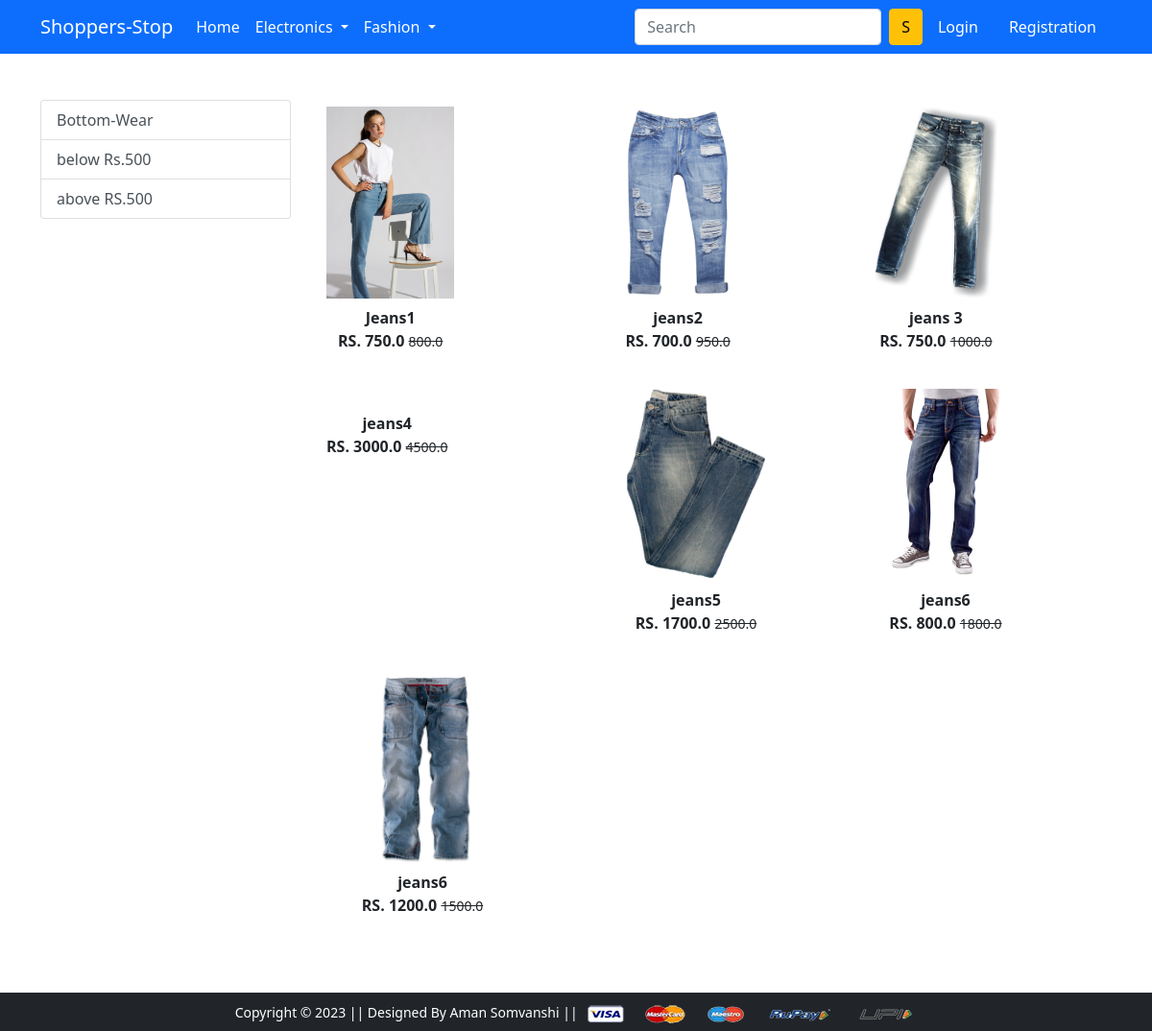
The app's page /bottomwear/ with its own data.
### app/models.py (models this page shows, shortened)
class Product(models.Model):
    title=models.CharField(max_length=100)
    selling_price=models.FloatField()
    discounted_price=models.FloatField()
    description=models.TextField()
    brand=models.CharField(max_length=100)
    category=models.CharField(choices=CATEGORY_CHOICES, max_length=2)
    product_image=models.ImageField(upload_to='productimg')

### app/views.py (the view)
# urls.py: path('bottomwear/', views.bottomwear, name='bottomwear'),
def bottomwear(request, data=None):
  if data == None:
    bottomwears=Product.objects.filter(category='BW')
  elif data=='below':
   bottomwears = Product.objects.filter(category='BW').filter(discounted_price__lt=500)
  elif data=='above':
   bottomwears = Product.objects.filter(category='BW').filter(discounted_price__gt=500)
  return render(request, 'app/bottomwear.html',{'bottomwears':bottomwears})

### app/templates/app/bottomwear.html (shortened to what this page needs)
{% extends 'app/base.html' %}
{% load static %}
{% block main-content %}
<div class="container my-5">
 <div class="row">
    <div class="col-sm-3">
        <div class="list-group">
            <a href="{% url 'bottomwear' %}"
            class="list-group-item list-group-item-action"
            aria-current="true"> Bottom-Wear</a>
            <a href="{% url 'bottomdata' 'below' %}"
            class ="list-group-item list-group-item-action"
            aria-current="true"> below Rs.500</a>
            <a href="{% url 'bottomdata' 'above' %}"
            class ="list-group-item list-group-item-action"
            aria-current="true"> above RS.500</a>
        </div>
    </div>
    <div class="col-sm-9">
        <div class="row">
            {% for product in bottomwears %}
            <div class="col-sm-4 mb-4">
                <a href="{% url 'product-detail' product.id %}" class="btn">
                    <div class="item">
                        <img src="{{product.product_image.url}}" alt="" height="200" class="mb-2">
                        <div class="fw-bold">{{product.title}} </div>
                        <div class="fw-bold">RS. {{product.discounted_price}}
                            <small class="fw-light text-decoration-line-through">  {{product.selling_price}}</small>
                        </div>
                    </div>
                </a>
            </div>
            {% endfor %}
        </div>
    </div>
 </div>
</div>
{% endblock main-content %}

### records on screen
Product: product_image (picture), title "Jeans1", discounted_price "750.0", selling_price "800.0"
Product: product_image (picture), title "jeans2", discounted_price "700.0", selling_price "950.0"
Product: product_image (picture), title "jeans 3", discounted_price "750.0", selling_price "1000.0"
Product: title "jeans4", discounted_price "3000.0", selling_price "4500.0"
Product: product_image (picture), title "jeans5", discounted_price "1700.0", selling_price "2500.0"
Product: product_image (picture), title "jeans6", discounted_price "800.0", selling_price "1800.0"
Product: product_image (picture), title "jeans6", discounted_price "1200.0", selling_price "1500.0"
